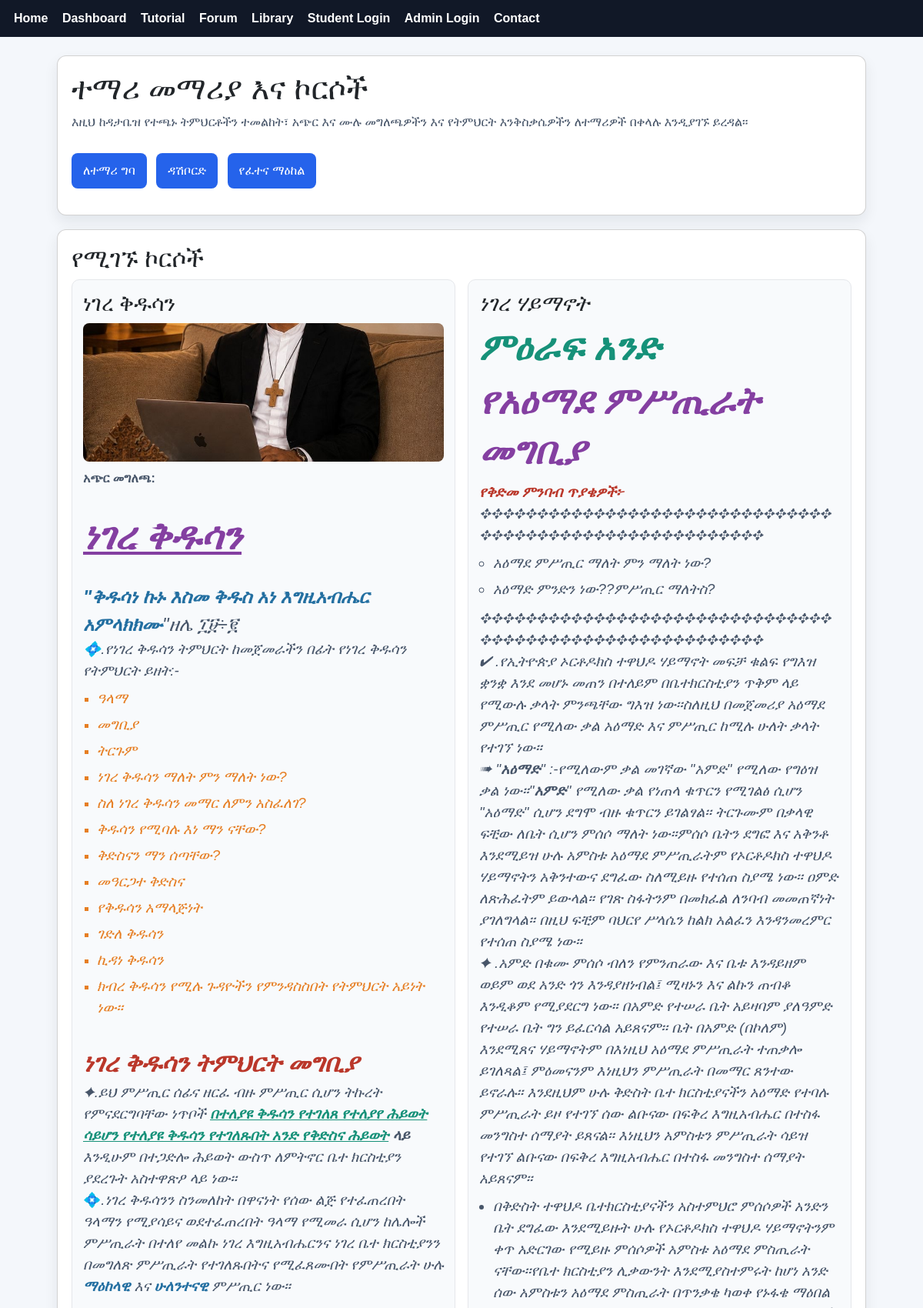
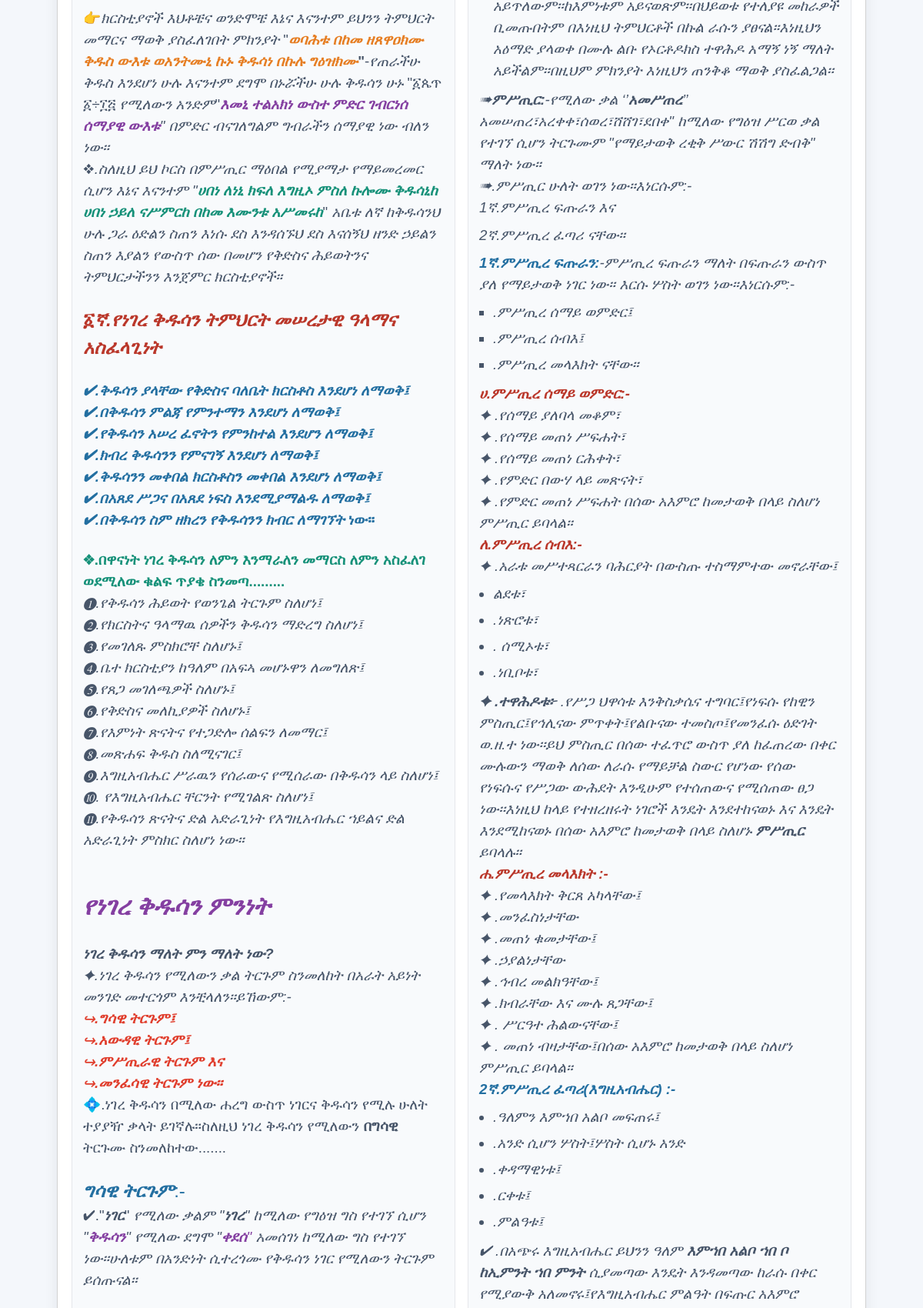
Page /tutorial.php (upper part) on the committed database (2 pictures, top to bottom).
### tables this page shows
CREATE TABLE `courses` (
  `id` int(11) NOT NULL AUTO_INCREMENT,
  `course_name` varchar(255) NOT NULL,
  `course_code` varchar(50) NOT NULL,
  `short_description` text DEFAULT NULL,
  `description` text DEFAULT NULL,
  `category` varchar(100) DEFAULT NULL,
  `level` varchar(50) DEFAULT NULL,
  `thumbnail` varchar(255) DEFAULT NULL,
  `price` decimal(10,2) NOT NULL DEFAULT 0.00,
  `instructor` varchar(255) DEFAULT NULL,
  `pdf_file` varchar(255) DEFAULT NULL,
  `tutorial_topic` varchar(255) DEFAULT NULL,
  `tutorial_text` text DEFAULT NULL,
  `tutorial_image` varchar(255) DEFAULT NULL,
  `tutorial_audio` varchar(255) DEFAULT NULL,
  `tutorial_video` varchar(255) DEFAULT NULL,
  `modules` text DEFAULT NULL,
  `quiz` text DEFAULT NULL,
  `assignment` text DEFAULT NULL,
  `certificate_requirements` text DEFAULT NULL,
  `created_at` datetime DEFAULT current_timestamp(),
  `instructor_bio` text DEFAULT NULL,
  `instructor_image` varchar(255) DEFAULT NULL,
  PRIMARY KEY (`id`),
  UNIQUE KEY `course_code` (`course_code`)
);

### db.php (called while the page is built, shortened)
<?php
function renderRichText($value): string {
    return (string)($value ?? '');
}

### tutorial.php (the view, shortened to what this page needs)
<?php
require_once __DIR__ . '/db.php';
$stmt = $pdo->query('SELECT * FROM courses ORDER BY created_at DESC LIMIT 12');
$courses = $stmt->fetchAll();
$selectedCourse = null;
$selectedLesson = null;
$courseModules = [];
$allLessons = [];
$lessonIndex = null;
$prevLesson = null;
$nextLesson = null;
$showLessonView = false;
?>
<!DOCTYPE html>
<html lang="am">
<head>
  <link href="https://cdn.jsdelivr.net/npm/bootstrap@5.3.3/dist/css/bootstrap.min.css" rel="stylesheet">
</head>
<body>
<nav>
  <a href="sofonyas (2).html">Home</a>
  <a href="dashboard.php">Dashboard</a>
  <a href="tutorial.php">Tutorial</a>
  <a href="discussion_forum.php">Forum</a>
  <a href="library.php">Library</a>
  <a href="student_login.php">Student Login</a>
  <a href="admin_login.php">Admin Login</a>
  <a href="contact.html">Contact</a>
</nav>
<div class="wrap">
  <div class="card">
    <h1>ተማሪ መማሪያ እና ኮርሶች</h1>
    <p class="muted">እዚህ ከዳታቤዝ የተጫኑ ትምህርቶችን ተመልከት፣ አጭር እና ሙሉ መግለጫዎችን እና የትምህርት እንቅስቃሴዎችን ለተማሪዎች በቀላሉ እንዲያገኙ ይረዳል።</p>
    <p style="margin-top:12px;">
      <a class="btn" href="student_login.php">ለተማሪ ግባ</a>
      <a class="btn" href="student_dashboard.php">ዳሽቦርድ</a>
      <a class="btn" href="exam20.php">የፈተና ማዕከል</a>
    </p>
  </div>
  <div class="card" id="courses">
    <?php if ($showLessonView && $selectedCourse && $selectedLesson): ?>
      <div style="display:flex; justify-content:space-between; align-items:flex-start; gap:12px; flex-wrap:wrap;">
        <div>
          <h2 style="margin:0 0 8px;"><?php echo htmlspecialchars($selectedCourse['course_name'] ?? 'Tutorial'); ?></h2>
          <p class="muted" style="margin:0;"><?php echo !empty($selectedCourse['short_description']) ? renderRichText($selectedCourse['short_description']) : 'ይህ ኮርስ በተለያዩ ስልቶች ይወስዳል።'; ?></p>
        </div>
        <a class="btn" href="tutorial.php">Back to Courses</a>
      </div>
      <div style="display:grid; grid-template-columns: 320px 1fr; gap:16px; margin-top:16px;">
        <div class="outline-card" style="background:#f8fafc;">
          <h4 style="margin-top:0;">Lesson outline</h4>
          <?php if (!empty($courseModules)): ?>
            <?php foreach ($courseModules as $module): ?>
              <div class="module-card">
                <div class="module-title">
                  <span><?php echo htmlspecialchars($module['name']); ?></span>
                  <span class="tag">Module</span>
                </div>
                <div>
                  <?php foreach ($allLessons as $lesson): ?>
                    <?php if ((int)$lesson['module_id'] === (int)$module['id']): ?>
                      <a class="lesson-chip" href="tutorial.php?course_id=<?php echo (int)$selectedCourse['id']; ?>&lesson_id=<?php echo (int)$lesson['id']; ?>" style="display:inline-flex; text-decoration:none; margin:4px 6px 0 0;">
                        📘 <?php echo htmlspecialchars($lesson['title'] ?? 'Lesson'); ?>
                      </a>
                    <?php endif; ?>
                  <?php endforeach; ?>
                </div>
              </div>
            <?php endforeach; ?>
          <?php endif; ?>
          <?php $orphanLessons = array_values(array_filter($allLessons, fn($lesson) => empty($lesson['module_id']))); ?>
          <?php if (!empty($orphanLessons)): ?>
            <div class="module-card">
              <div class="module-title"><span>General Lessons</span><span class="tag">Standalone</span></div>
              <div>
                <?php foreach ($orphanLessons as $lesson): ?>
                  <a class="lesson-chip" href="tutorial.php?course_id=<?php echo (int)$selectedCourse['id']; ?>&lesson_id=<?php echo (int)$lesson['id']; ?>" style="display:inline-flex; text-decoration:none; margin:4px 6px 0 0;">
                    📗 <?php echo htmlspecialchars($lesson['title'] ?? 'Lesson'); ?>
                  </a>
                <?php endforeach; ?>
              </div>
            </div>
          <?php endif; ?>
        </div>
        <div class="outline-card" style="background:#fff;">
          <?php if (!empty($selectedCourse['thumbnail'])): ?>
            <img src="<?php echo htmlspecialchars($selectedCourse['thumbnail']); ?>" alt="<?php echo htmlspecialchars($selectedCourse['course_name']); ?>" style="width:100%; max-height:220px; object-fit:cover; border-radius:12px; margin-bottom:12px;">
          <?php endif; ?>
          <div style="display:flex; align-items:center; gap:12px; flex-wrap:wrap; margin-bottom:12px;">
            <?php if (!empty($selectedCourse['instructor_image'])): ?>
              <img src="<?php echo htmlspecialchars($selectedCourse['instructor_image']); ?>" alt="Instructor" style="width:64px; height:64px; object-fit:cover; border-radius:50%; border:2px solid #dbeafe;">
            <?php endif; ?>
            <div>
              <h3 style="margin:0;"><?php echo htmlspecialchars($selectedCourse['instructor'] ?? 'Instructor'); ?></h3>
              <p class="muted" style="margin:4px 0 0;"><?php echo htmlspecialchars($selectedCourse['course_name'] ?? 'Course'); ?></p>
            </div>
          </div>
          <?php if (!empty($selectedCourse['instructor_bio'])): ?>
            <div class="muted rich-content" style="margin-bottom:12px;"><strong>Instructor Bio:</strong> <?php echo renderRichText($selectedCourse['instructor_bio']); ?></div>
          <?php endif; ?>
          <h3 style="margin-top:0; margin-bottom:8px;"><?php echo htmlspecialchars($selectedLesson['title'] ?? 'Lesson'); ?></h3>
          <p class="muted" style="margin:0 0 10px;"><strong>Module:</strong> <?php echo htmlspecialchars($selectedLesson['module_name'] ?: 'General'); ?> · <strong>Lesson:</strong> <?php echo ($lessonIndex !== null ? $lessonIndex + 1 : 0) . ' / ' . count($allLessons); ?></p>
          <div class="rich-content" style="margin-bottom:12px;">
            <?php echo renderRichText($selectedLesson['content'] ?? $selectedCourse['tutorial_text'] ?? $selectedCourse['description'] ?? 'This lesson content will be added soon.'); ?>
          </div>
          <div class="video-actions" style="margin-top:10px;">
            <?php if ($prevLesson): ?>
              <a class="btn" href="tutorial.php?course_id=<?php echo (int)$selectedCourse['id']; ?>&lesson_id=<?php echo (int)$prevLesson['id']; ?>">← Previous</a>
            <?php endif; ?>
            <?php if ($nextLesson): ?>
              <a class="btn" href="tutorial.php?course_id=<?php echo (int)$selectedCourse['id']; ?>&lesson_id=<?php echo (int)$nextLesson['id']; ?>">Next →</a>
            <?php else: ?>
              <div class="pill" style="background:#ecfdf5;color:#166534;border:1px solid #a7f3d0;">Course tutorial completed</div>
            <?php endif; ?>
            <a class="btn" href="student_dashboard.php">Back to dashboard</a>
          </div>
        </div>
      </div>
    <?php else: ?>
      <h2>የሚገኙ ኮርሶች</h2>
      <?php if (empty($courses)): ?>
        <p class="muted">እስካሁን ምንም ኮርስ አልተጨመረም።</p>
      <?php else: ?>
        <div class="grid">
          <?php foreach ($courses as $course): ?>
            <div style="border:1px solid #e5e7eb; border-radius:10px; padding:14px; background:#f8fafc;">
              <h3 style="margin-top:0;"><?php echo htmlspecialchars($course['course_name']); ?></h3>
              <?php if (!empty($course['thumbnail'])): ?>
                <img src="<?php echo htmlspecialchars($course['thumbnail']); ?>" alt="<?php echo htmlspecialchars($course['course_name']); ?>" style="width:100%; max-height:180px; object-fit:cover; border-radius:8px; margin-bottom:10px;">
              <?php endif; ?>
              <?php if (!empty($course['short_description'])): ?>
                <div class="muted rich-content" style="margin-bottom:8px;"><strong>አጭር መግለጫ:</strong> <?php echo renderRichText($course['short_description']); ?></div>
              <?php endif; ?>
              <div class="muted rich-content" style="margin-bottom:8px;"><?php echo !empty($course['description']) ? renderRichText($course['description']) : 'የኮርስ መግለጫ የለም'; ?></div>
            </div>
          <?php endforeach; ?>
      <?php endif; ?>
    <?php endif; ?>
</body>
</html>

### tutorial.php (style rules this page uses)
body { font-family: Arial, sans-serif; margin: 0; background: #f4f7fb; color: #1f2937; }
.rich-content h1, .rich-content h2, .rich-content h3, .rich-content h4 { font-size: 1.02rem; line-height: 1.35; margin: 0.35em 0; }
.rich-content ul, .rich-content ol { padding-left: 18px; margin: 8px 0 10px; }
.rich-content li { margin-bottom: 6px; }
.rich-content p { margin: 0 0 8px; }
nav { background: #111827; padding: 12px 18px; }
nav a { color: #fff; text-decoration: none; margin-right: 14px; font-weight: 700; }
.wrap { max-width: 1100px; margin: 0 auto; padding: 24px; }
.card { background: #fff; border-radius: 12px; padding: 18px; box-shadow: 0 8px 18px rgba(15,23,42,0.08); margin-bottom: 18px; }
.grid { display: grid; grid-template-columns: repeat(auto-fit, minmax(280px, 1fr)); gap: 16px; }
.btn { display: inline-block; background: #2563eb; color: #fff; padding: 10px 14px; border-radius: 8px; text-decoration: none; margin-right: 8px; }
.muted { color: #475569; }

### rows in the picture
courses: course_name "ነገረ ቅዱሳን", thumbnail (picture), short_description "ነገረ ቅዱሳን \"ቅዱሳነ ኩኑ እስመ ቅዱስ አነ እግዚአብሔር አምላክክሙ \"ዘሌ ፲፱÷፪ 💠.የነገረ ቅዱሳን ትምህርት ከመጀመራችን በፊት የነገረ ቅዱሳን የትምህርት ይዘት:- ዓላማ መግቢያ ትርጉም ነገረ ቅዱሳን ማለት ምን ማለት ነው? ስለ ነገረ ቅዱሳን መማር ለምን አስፈለገ? ቅዱሳን የሚባሉ እነ ማን ናቸው? ቅድስናን ማን ሰጣቸው? መዓርጋተ ቅድስና የቅዱሳን አማላጅነት ገድለ ቅዱሳን ኪዳነ ቅዱሳን ክብረ ቅዱሳን የሚሉ ጉዳዮችን የምንዳስስበት የትምህርት አይነት ነው። ነገረ ቅዱሳን ትምህርት መግቢያ ✦.ይህ ምሥጢር ሰፊና ዘርፈ ብዙ ምሥጢር ሲሆን ትኩረት የምናደርግባቸው ነጥቦች በተለያዩ ቅዱሳን የተገለጸ የተለያየ ሕይወት ሳይሆን የተለያዩ ቅዱሳን የተገለጹበት አንድ የቅድስና ሕይወት ላይ እንዲሁም በተጋድሎ ሕይወት ውስጥ ለምትኖር ቤተ ክርስቲያን ያደረጉት አስተዋጽዖ ላይ ነው። 💠 .ነገረ ቅዱሳንን ስንመለከት በዋናነት የሰው ልጅ የተፈጠረበት ዓላማን የሚያሳይና ወደተፈጠረበት ዓላማ የሚመራ ሲሆን ከሌሎች ምሥጢራት በተለየ መልኩ ነገረ እግዚአብሔርንና ነገረ ቤተ ክርስቲያንን በመግለጽ ምሥጢራት የተገለጹበትና የሚፈጸሙበት የምሥጢራት ሁሉ ማዕከላዊ እና ሁለንተናዊ ምሥጢር ነው። 👉 ክርስቲያኖች እህቶቼና ወንድሞቼ…"
courses: course_name "ነገረ ሃይማኖት", description "ምዕራፍ አንድ የአዕማደ ምሥጢራት መግቢያ የቅድመ ምንባብ ጥያቄዎች፦ ✥✥✥✥✥✥✥✥✥✥✥✥✥✥✥✥✥✥✥✥✥✥✥✥✥✥✥✥✥✥✥✥✥✥✥✥✥✥✥✥✥✥✥✥✥✥✥✥✥✥✥✥✥✥✥✥ አዕማደ ምሥጢር ማለት ምን ማለት ነው? አዕማድ ምንድን ነው??ምሥጢር ማለትስ? ✥✥✥✥✥✥✥✥✥✥✥✥✥✥✥✥✥✥✥✥✥✥✥✥✥✥✥✥✥✥✥✥✥✥✥✥✥✥✥✥✥✥✥✥✥✥✥✥✥✥✥✥✥✥✥✥ ✔ .የኢትዮጵያ ኦርቶዶክስ ተዋህዶ ሃይማኖት መፍቻ ቁልፍ የግእዝ ቋንቋ እንደ መሆኑ መጠን በተለይም በቤተክርስቲያን ጥቅም ላይ የሚውሉ ቃላት ምንጫቸው ግእዝ ነው፡፡ስለዚህ በመጀመሪያ አዕማደ ምሥጢር የሚለው ቃል አዕማድ እና ምሥጢር ከሚሉ ሁለት ቃላት የተገኘ ነው። ➠ \" አዕማድ \" :-የሚለውም ቃል መገኛው \"አምድ\" የሚለው የግዕዝ ቃል ነው፡፡\" አምድ \" የሚለው ቃል የነጠላ ቁጥርን የሚገልፅ ሲሆን \"አዕማድ\" ሲሆን ደግሞ ብዙ ቁጥርን ይገልፃል፡፡ ትርጉሙም በቃላዊ ፍቺው ለቤት ሲሆን ምሰሶ ማለት ነው፡፡ምሰሶ ቤትን ደግፎ እና አቅንቶ እንደሚይዝ ሁሉ አምስቱ አዕማደ ምሥጢራትም የኦርቶዶክስ ተዋህዶ ሃይማኖትን አቅንተውና ደግፈው ስለሚይዙ የተሰጠ ስያሜ ነው፡፡ ዐምድ ለጽሕፈትም ይውላል፡፡ የገጽ ስፋትንም በመክፈል ለንባብ መመጠኛነት ያገለግላል፡፡ በዚህ ፍቺም ባህርየ ሥላሴን…"
